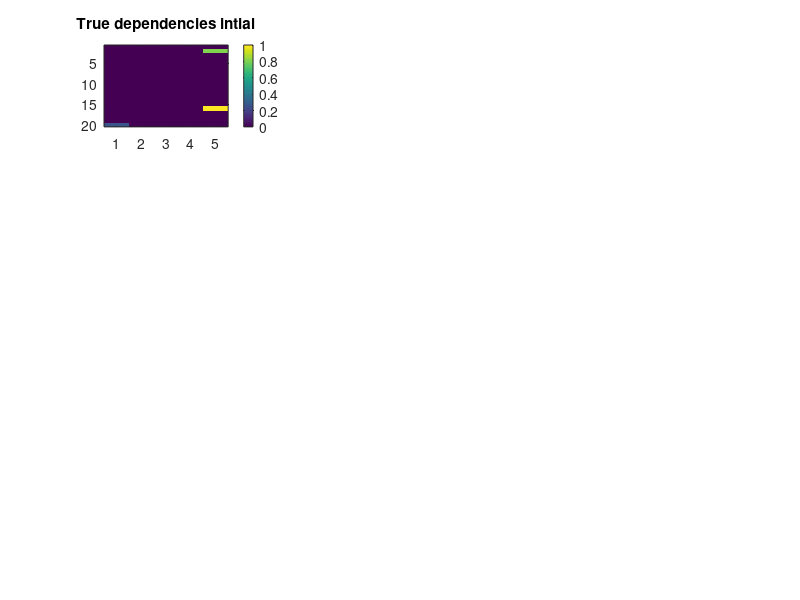

MATLAB code for this plot: (Note: this script raises an error after producing the figure.)
% Dictionary based NL-TISO is implemented in this code. This implementation
% builds dictionary based on the simalarity measured using kernal
% functions. The length of the dictionary is not fixed in this
% implementation.

% Comment#2 to test git branch
clc
clear all
close all
% filename = './data/sytem20.mat';
% Data_struct = load(filename,'-mat');
% M_x=Data_struct.m_X;
noOfNodes        = 5;
filtOrder        = 4;
T=1;
noOfObservations = 2000
D=30;
order=4;
gamma_RF=1e-3;
gamma_NLTISO=1e-1;
lamda1=10/10;
lamda2=100/10;
edge_probability=.1;


    A=[];
    for i=1:order
        temp1=.1*rand(noOfNodes,noOfNodes).*(rand(noOfNodes,noOfNodes)<edge_probability);
        A=[A;temp1];
    end
    if all(A(:)==0)==1
            A=zeros(10,5);
        [len_A,bred_A]=size(A)
        ad_in=randi([1,len_A*bred_A],1,1);
         A(ad_in)=rand;
        ad_in=randi([1,len_A*bred_A],1,1);
        A(ad_in)=rand;
         ad_in=randi([1,len_A*bred_A],1,1);
        A(ad_in)=rand;
    end

%         A=zeros(10,5);
%         [len_A,bred_A]=size(A)
%         ad_in=randi([1,len_A*bred_A],1,1);
%          A(ad_in)=10+5*randn;
%         ad_in=randi([1,len_A*bred_A],1,1);
%         A(ad_in)=10+5*randn;
%          ad_in=randi([1,len_A*bred_A],1,1);
%         A(ad_in)=10+5*randn;
    A1=A/max(max(A));
    subplot(4,3,1)
    imagesc(A/max(A(:)))
    title('True dependencies intial')
    colorbar;
    alpha=.1*rand(noOfNodes,noOfObservations);
    y_initial=1*randn(noOfNodes ,1);
    y=[y_initial];
    Ksigma=10;
    gsigma=Ksigma;
    Gscale=(1/sqrt(2*pi)/Ksigma);
    gscale=Gscale;
    GausDenom=-1/2/Ksigma^2;
    T=20
    T_Beta=50*randn(order*noOfNodes,noOfNodes,noOfObservations);
    
    M_x=zeros(noOfNodes ,noOfObservations );
    M_x_optimal=zeros(noOfNodes ,noOfObservations );
    error_optimal=zeros(noOfNodes ,noOfObservations );
    M_x(:,1)=y_initial+.1*randn;
    for ii=2:order+T
        temp=A(1:noOfNodes ,:)*y_initial;
        M_x(:,ii)=temp+.1*rand;
        if ii==2990
         M_x(:,ii)=0;
        end
        y_initial= M_x(:,ii);
    end
    
    for ii=order+1+T:noOfObservations
        
        
        for k=1:noOfNodes
            temp=0;
            for m=1:order
                for l=1:noOfNodes
                    temp=temp+ A(noOfNodes *(m-1)+k,l)*((1*gscale*exp(-1000*(M_x(l,1:ii-m-1)-M_x(l,ii-m)).^2/(10*gsigma*gsigma))*reshape(T_Beta(noOfNodes *(m-1)+k,l,1:ii-m-1),[ii-m-1,1])));
                    
                end
            end
            M_x_optimal(k,ii)=temp;
            M_x(k,ii)=temp+.5*randn;
            error_optimal(k,ii)=M_x(k,ii)-M_x_optimal(k,ii);
            
        end
        
    end
    m_X=M_x;
    [n_row_mx,nTimeInstants]=size(m_X);
RFObj_tirso = RF_nltirso; % set tirso object up
RFObj_tirso.noOfNodes = 5;
RFObj_tirso.filtOrder = 4; % we can try a higher order later
RFObj_tirso.lambda    = 50/500000;
RFObj_tirso.NoOfRF    =30;
RFObj_tirso.vsigma    =1;
  RFObj_tirso.forgettingFactor=.98;
 RFObj_tirso.h_stepsize= @(RF_ts)1/eigs(RF_ts.m_Phi,1);
RFObj_tirso.eta       =1000
RFState_in_tirso = RFObj_tirso.initialize( 10,m_X( :,1:RFObj_tirso.filtOrder)');
 for t = RFObj_tirso.filtOrder+1:nTimeInstants
    mtemp= m_X(:, t);
    RFState_in_tirso = RFObj_tirso.update(RFState_in_tirso, mtemp);
    if t==2000
        fffff=4;
    end
   %temp_eig(t)= RFState_in_tirso.eig_value_phi;
 end
%  Psuedo_Adj_real=(sum(adjacency_real(:,:,:,1:T).^2,4)).^0.5;
  Psuedo_Adj=(sum(RFState_in_tirso.coeff.^2,4)).^0.5
        B=[Psuedo_Adj(:,:,4);Psuedo_Adj(:,:,3) ];
        figure
        imagesc(B/max(B(:)))
        tit=title('RF-NLTISO-Estimate at t= 2990');
%         colorbar;
       set(tit,'fontSize',24)
       ax=gca;
ax.XAxis.FontSize = 24;
ax.YAxis.FontSize = 24;
 c = colorbar;
w = c.LineWidth;
c.LineWidth = 1.5;
set(c,'fontSize',24);
RFObj_tirso_2=RFObj_tirso;
 RFObj_tirso_2.forgettingFactor=.001;
 RFState_in_tirso_2 = RFObj_tirso_2.initialize( 10,m_X( :,1:RFObj_tirso.filtOrder)');

  for t = RFObj_tirso.filtOrder+1:nTimeInstants
    mtemp= m_X(:, t);
    RFState_in_tirso_2 = RFObj_tirso_2.update(RFState_in_tirso_2, mtemp);
    if t==2000
        fffff=4;
    end
   %temp_eig(t)= RFState_in_tirso.eig_value_phi;
  end
  Psuedo_Adj=(sum(RFState_in_tirso_2.coeff.^2,4)).^0.5
        B=[Psuedo_Adj(:,:,4);Psuedo_Adj(:,:,3) ];
        figure
        imagesc(B/max(B(:)))
        tit=title('RF-NLTISO-Estimate at t= 2990');
%         colorbar;
       set(tit,'fontSize',24)
       ax=gca;
ax.XAxis.FontSize = 24;
ax.YAxis.FontSize = 24;
 c = colorbar;
w = c.LineWidth;
c.LineWidth = 1.5;
set(c,'fontSize',24);